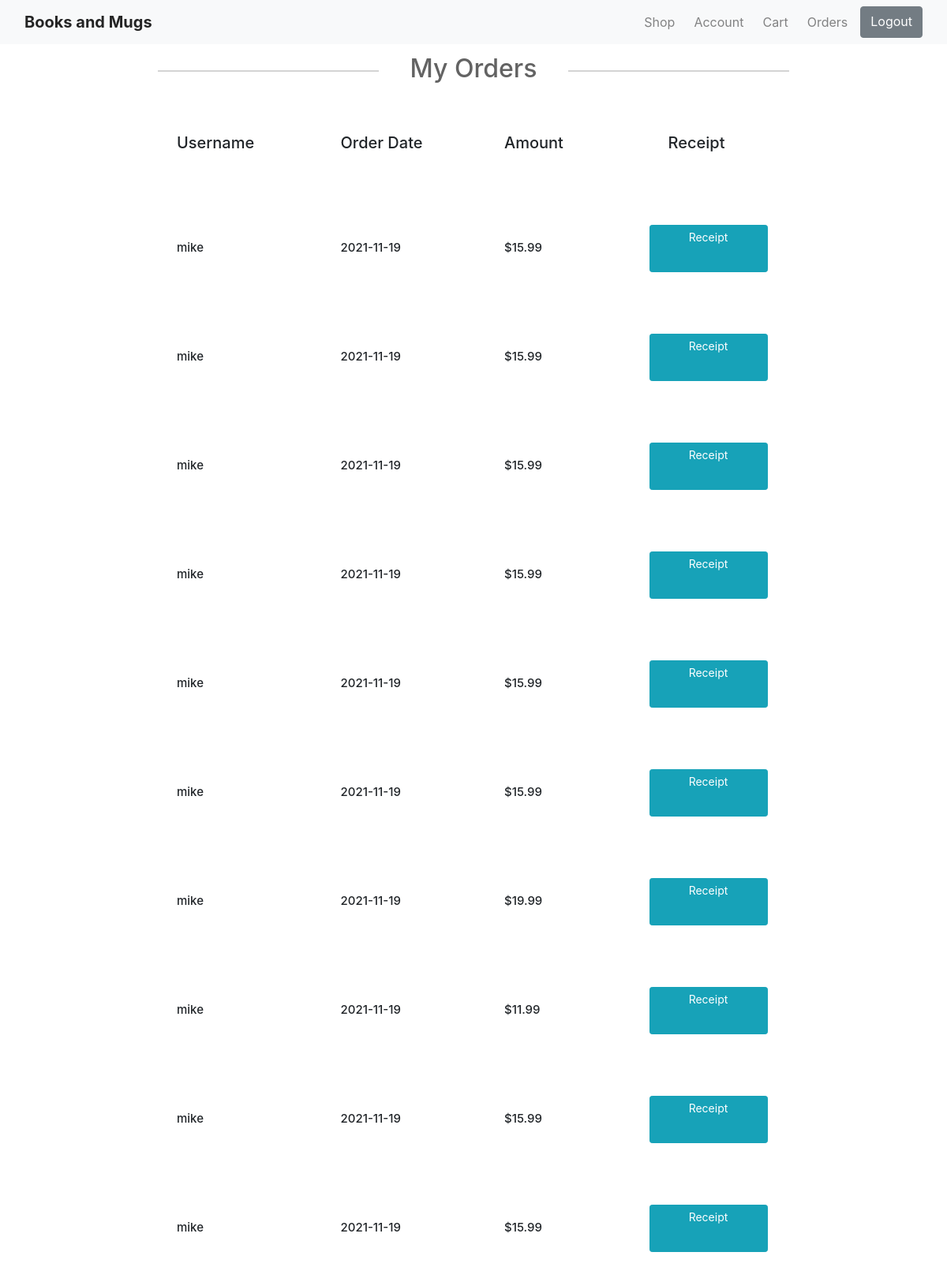
/order (signed in), run on the app's committed database.
### website/models.py (models this page shows, shortened)
class User(db.Model, UserMixin):
    id = db.Column(db.Integer, primary_key = True)
    email = db.Column(db.String(100), unique=True)
    first_name = db.Column(db.String(100))
    last_name = db.Column(db.String(100))
    address = db.Column(db.String(100))
    phone = db.Column(db.String(100))
    password = db.Column(db.String(100))
    order=db.relationship('Order', backref='buyer', lazy=True)
    orderbook=db.relationship('OrderBook', backref='orderby', lazy=True)
    review = db.relationship('Review')

class Order(db.Model, UserMixin):
    id = db.Column(db.Integer, primary_key=True)
    user_id = db.Column(db.Integer, db.ForeignKey('user.id'), nullable=False)
    amount = db.Column(db.Integer, nullable=False)
    order_date = db.Column(db.DateTime(timezone = True), nullable=False, default=datetime.utcnow)
    orderbook=db.relationship('OrderBook', backref='orderdetail', lazy=True)

### website/auth.py (the view)
@auth.route("/order")
def order():
    orders=Order.query.filter_by(user_id=current_user.id).all()
    return render_template('order.html', title="order",orders=orders,user=current_user)

### website/__init__.py (called while the page is built)
def create_app():
    app = Flask(__name__)
    app.config['SECRET_KEY'] = 'password'
    app.config['SQLALCHEMY_DATABASE_URI'] = f'sqlite:///{DB_NAME}'
    db.init_app(app)
    from .models import User, Review, Book
    admin = Admin(app)
    admin.add_view(ModelView(Book, db.session))
    from .views import views
    from .auth import auth
    app.register_blueprint(views,url_prefix='/')
    app.register_blueprint(auth,url_prefix='/')
    create_database(app)
    login_manager = LoginManager()
    login_manager.login_view='auth.login'
    login_manager.init_app(app)
    @login_manager.user_loader
    def load_user(id):
        return User.query.get(int(id))
    return app

### website/templates/order.html (shortened to what this page needs)
{% extends "base.html" %}
{% block content %}
<link rel="stylesheet" href="{{ url_for('static', filename='css/order.css') }}">
	{% if not orders %}
	<div class="empty-cart">
		<h3>You don't have any orders</h3>
		<br>
		<img class="cartimg w-50 h-50" src="{{ url_for('static', filename='images/emptybox.png') }}">
	</div>
	{% else %}
		<div class="content-section">
			<h2 class="article-title"><center>My Orders</h2>
		</div>
		<div class="content-section">
			<div class="row d-flex mb-5 contact-info">
				<div class="col-md-3 d-flex">
					<div class="info bg-white p-4">
						<h4 class="book-title">Username</h4>
					</div>
				</div>
				<div class="col-md-3 d-flex">
					<div class="info bg-white p-4">
						<h4 class="book-title">Order Date</h4>
					</div>
				</div>
				<div class="col-md-3 d-flex">
					<div class="info bg-white p-4">
						<h4 class="book-title">Amount</h4>
					</div>
				</div>
				<div class="col-md-3 d-flex">
					<div class="info bg-white p-4">
						<h4 class="book-title">Receipt</h4>
					</div>
				</div>
			</div>
			{% for order in orders %}
				<div class="content-section">
					<div class="row d-flex mb-5 contact-info">
						<div class="col-md-3 d-flex">
							<div class="info bg-white p-4">
								<h4>{{ current_user.first_name }}</h4>
							</div>
						</div>
						<div class="col-md-3 d-flex">
							<div class="info bg-white p-4">
								<h4>{{ order.order_date.strftime('%Y-%m-%d') }}</h4>
							</div>
						</div>
						<div class="col-md-3 d-flex">
							<div class="info bg-white p-4">
								<h4>${{ order.amount }}</h4>
							</div>
						</div>
						<div class="col-md-3 d-flex">
							<a class="btn btn-info btn-sm mt-1 mb-1" href="{{ url_for('auth.receipt',order_id=order.id) }}" style="color: #fff;
                            background-color: #17a2b8;
                            border-color: #17a2b8;
                            width: 150px;
                            height: 60px;
                            position: absolute;
                            padding-left: 20px;
                            padding-right: 20px;">Receipt</a>
						</div>
					</div>
				</div>
		{% endfor %}
		</div>
	{% endif %}
{% endblock content %}

### website/static/css/baseStyle.css (style rules this page uses)
body { margin: auto; text-align: center; }

### website/static/css/order.css (style rules this page uses)
.content-section h4 { font-size: 15px; }
.book-title { font-size: 20px !important; text-align: center !important; }
.content-section { width: 800px; margin: 0 auto; padding: 1% 0; }
.content-section h2 { color: #636363; margin: 0 0 15px; position: relative; text-align: center; }
.content-section h2:before, .content-section h2:after { content: ""; height: 2px; width: 35%; background: #d4d4d4; position: absolute; top: 55%; z-index: 2; }
.content-section h2:before { left: 0; }
.content-section h2:after { right: 0; }

### data on the page
Order: order_date "2021-11-19", amount "15.99"
User: first_name "mike"
Order: order_date "2021-11-19", amount "15.99"
Order: order_date "2021-11-19", amount "15.99"
Order: order_date "2021-11-19", amount "15.99"
Order: order_date "2021-11-19", amount "15.99"
Order: order_date "2021-11-19", amount "15.99"
Order: order_date "2021-11-19", amount "19.99"
Order: order_date "2021-11-19", amount "11.99"
Order: order_date "2021-11-19", amount "15.99"
Order: order_date "2021-11-19", amount "15.99"
